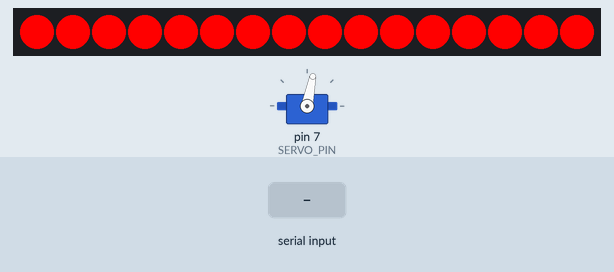
Bench run of a sketch on a simulated Arduino Uno, built with avr-gcc and run on an emulated ATmega328P. Parts: 16 RGB LEDs in strip order, left to right, servo. Inputs (shaded band) come from the test bench.

Above: at 1.2 s.
1.3 s: "green\n" received over Serial
At 1.67 s:
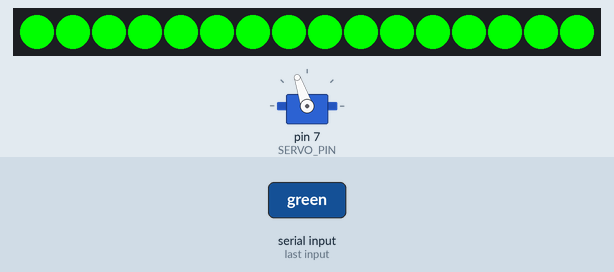
3.9 s: "blue\n" received over Serial
At 4.08 s:
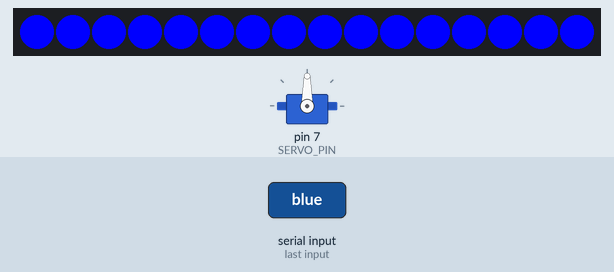
6.3 s: "left\n" received over Serial
9.3 s: "red\n" received over Serial
At 9.5 s:
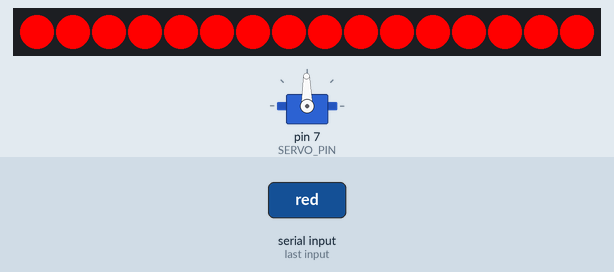
Timing chart, 0 to 14.8 s (numbered marks = the images above; inputs shaded):
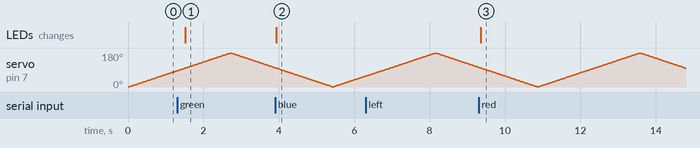

The sketch:

RC.ino
```cpp
#include <Adafruit_NeoPixel.h>
#include <Servo.h>

#define LED_PIN 6      // Pinul pentru NeoPixel Ring
#define NUM_LEDS 16    // Numărul de LED-uri din NeoPixel Ring

#define OUT1 10        // Ieșirile pentru cele 3 butoane
#define OUT2 9
#define OUT3 8

#define SERVO_PIN 7    // Pinul pentru servomotor

Adafruit_NeoPixel strip(NUM_LEDS, LED_PIN, NEO_GRB + NEO_KHZ800);
Servo myServo;

int currentMode = 1; // Pornire în primul mod
int lastStates[3] = {LOW, LOW, LOW}; // Stările anterioare ale butoanelor

int servoPos = 0;          // Poziția curentă a servomotorului
int servoDirection = 1;    // Direcția de rotație (1 = înainte, -1 = înapoi)
const int servoSpeed = 15; // Viteza de mișcare a servomotorului (în ms)
unsigned long lastServoTime = 0; // Timpul ultimei actualizări a servomotorului

void setup() {
  strip.begin();
  strip.show(); // Inițializează LED-urile

  pinMode(OUT1, INPUT);
  pinMode(OUT2, INPUT);
  pinMode(OUT3, INPUT);

  myServo.attach(SERVO_PIN); // Atașează servomotorul la pinul specificat
  myServo.write(servoPos); // Setează servomotorul la poziția de start

  staticColor(255, 0, 0); // Pornește cu primul mod (roșu)

  Serial.begin(9600); // Inițializează comunicarea serială
}

void loop() {
  // Citește comenzile trimise prin serial
  if (Serial.available() > 0) {
    String command = Serial.readStringUntil('\n'); // Citește comanda completă
    if (command == "red") {
      staticColor(255, 0, 0); // Roșu
    } else if (command == "green") {
      staticColor(0, 255, 0); // Verde
    } else if (command == "blue") {
      staticColor(0, 0, 255); // Albastru
    } else if (command == "left") {
      moveServo(-1); // Mișcă servo la stânga
    } else if (command == "right") {
      moveServo(1); // Mișcă servo la dreapta
    }
  }

  // Actualizează mișcarea continuă a servomotorului
  if (millis() - lastServoTime >= servoSpeed) {
    moveServo(servoDirection);
    lastServoTime = millis();
  }
}

void moveServo(int direction) {
  servoPos += direction;
  if (servoPos >= 180 || servoPos <= 0) {
    servoDirection = -servoDirection; // Schimbă direcția la limită
  }
  myServo.write(servoPos);
}

void staticColor(int r, int g, int b) {
  for (int i = 0; i < NUM_LEDS; i++) {
    strip.setPixelColor(i, strip.Color(r, g, b));
  }
  strip.show();
}
```

Measured:
- after the input at 1.3 s, the LEDs: change after 0.22 s (image 1)
- after the input at 3.9 s, the LEDs: change at once (image 2)
- after the input at 9.3 s, the LEDs: change after 0.05 s (image 3)
